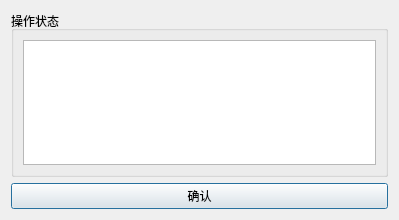
<?xml version="1.0" encoding="UTF-8"?>
<ui version="4.0">
 <class>Dialog</class>
 <widget class="QDialog" name="Dialog">
  <property name="geometry">
   <rect>
    <x>0</x>
    <y>0</y>
    <width>399</width>
    <height>220</height>
   </rect>
  </property>
  <property name="windowTitle">
   <string>操作提示框</string>
  </property>
  <layout class="QVBoxLayout" name="verticalLayout_2">
   <item>
    <widget class="QGroupBox" name="groupBox">
     <property name="title">
      <string>操作状态</string>
     </property>
     <layout class="QVBoxLayout" name="verticalLayout">
      <item>
       <widget class="QTextBrowser" name="textBrowser"/>
      </item>
     </layout>
    </widget>
   </item>
   <item>
    <widget class="QPushButton" name="pushButton">
     <property name="text">
      <string>确认</string>
     </property>
    </widget>
   </item>
  </layout>
 </widget>
 <resources/>
 <connections/>
</ui>
